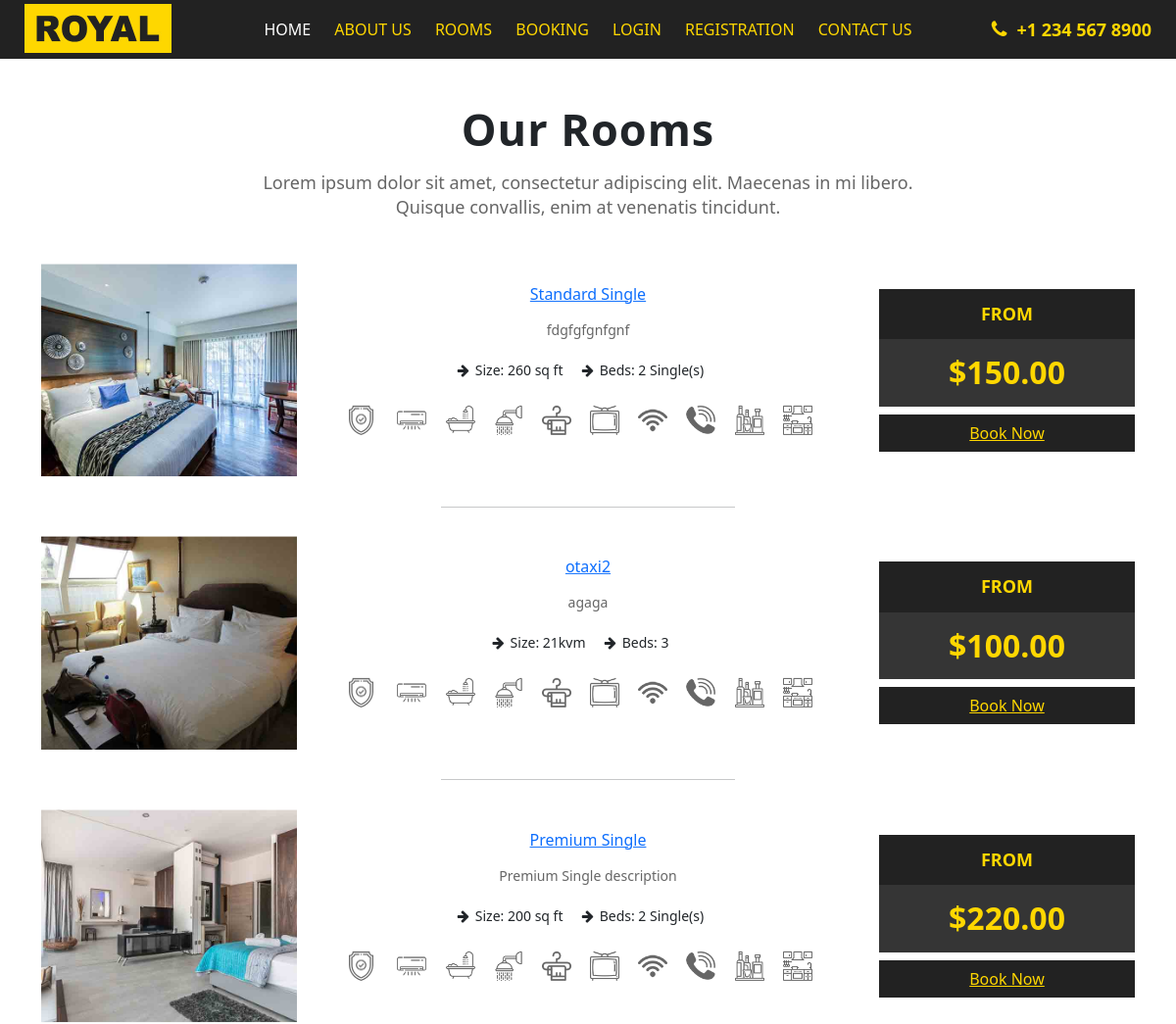
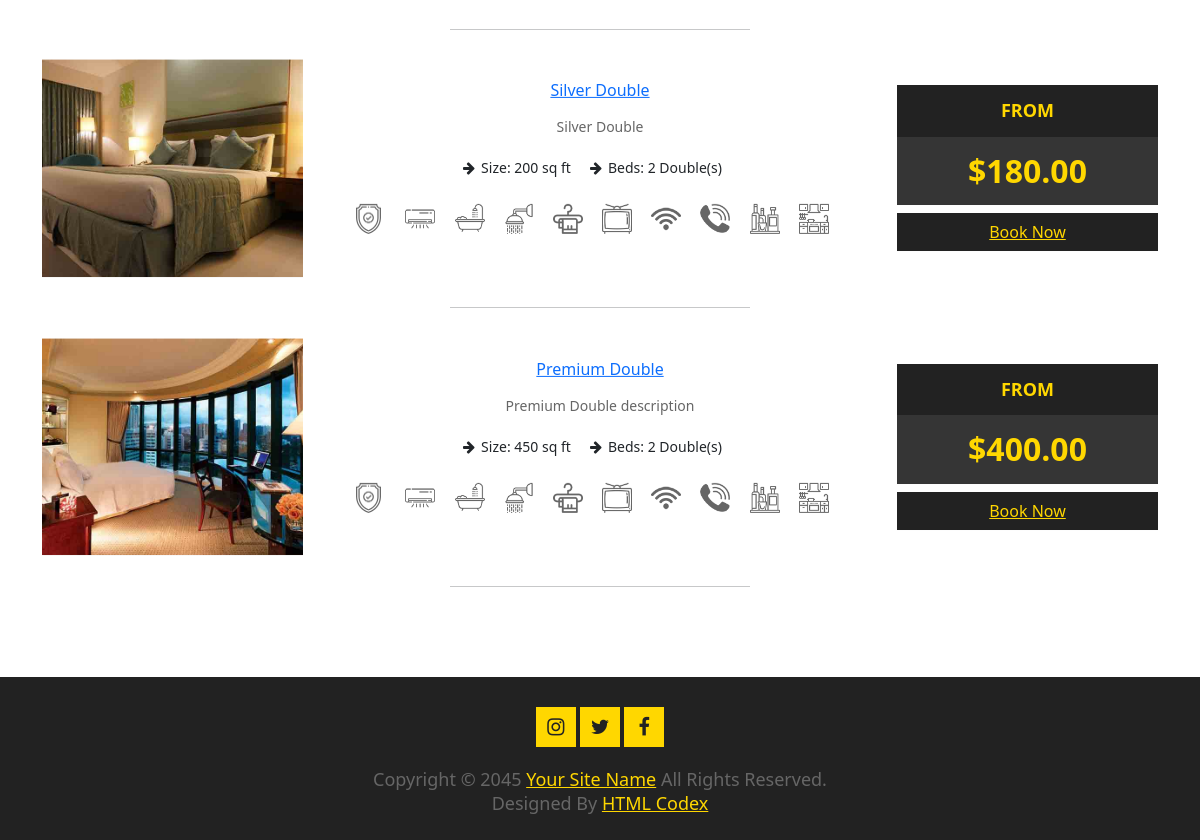
The page /room on the database its author committed (2 pictures, top to bottom).
### hotelapp/models.py (models this page shows, shortened)
class Room(models.Model):
    name = models.CharField(max_length=100)
    size = models.CharField(max_length=50)
    beds = models.CharField(max_length=50)
    description = models.TextField()
    room_img = models.CharField(max_length=30)
    price = models.DecimalField(max_digits=8, decimal_places=2)
    modal_name = models.CharField(max_length=50, blank=True, null=True)
    modal_description = models.TextField(blank=True, null=True)
    modal_images = models.ManyToManyField('RoomImage', related_name='rooms')

### hotelapp/views.py (the view)
# urls.py: path('room', views.room, name='room'),
def room(request):
    rooms = Room.objects.all()
    modal_images = []
    for room in rooms:
        images = room.modal_images.all()
        for image in images:
            modal_images.append(image.image.url)
    context = {
        'rooms': rooms,
        'modal_images': modal_images,
    }
    return render(request, 'room.html', context)

### templates/room.html (shortened to what this page needs)
{% extends 'base.html' %}
{% load static %}
{% block content %}
        <div id="rooms">
            <div class="container">
                <div class="section-header">
                    <h2>Our Rooms</h2>
                    <p>
                        Lorem ipsum dolor sit amet, consectetur adipiscing elit. Maecenas in mi libero. Quisque convallis, enim at venenatis tincidunt.
                    </p>
                </div>
                {% for room in rooms %}
                <div class="row">
                    <div class="col-md-12">
                        <div class="row">
                            <div class="col-md-3">
                                <div class="room-img">
                                    <div class="box12">
                                        <img src="static/website/img/room/{{ room.room_img }}">
                                    </div>
                                </div>
                            </div>
                            <div class="col-md-6">
                                <div class="room-des">
                                    <h3><a href="#" data-toggle="modal" data-target="#modal-{{ room.id }}">{{ room.name }}</a></h3>
                                    <p>{{ room.description }}</p>
                                    <ul class="room-size">
                                        <li><i class="fa fa-arrow-right"></i>Size: {{ room.size }} </li>
                                        <li><i class="fa fa-arrow-right"></i>Beds: {{ room.beds }} </li>
                                    </ul>
                                    <ul class="room-icon">
                                        <li class="icon-1"></li>
                                        <li class="icon-2"></li>
                                        <li class="icon-3"></li>
                                        <li class="icon-4"></li>
                                        <li class="icon-5"></li>
                                        <li class="icon-6"></li>
                                        <li class="icon-7"></li>
                                        <li class="icon-8"></li>
                                        <li class="icon-9"></li>
                                        <li class="icon-10"></li>
                                    </ul>
                                </div>
                            </div>
                            <div class="col-md-3">
                                <div class="room-rate">
                                    <h3>From</h3>
                                    <h1 style="font-size: 32px;">${{ room.price }}</h1>
                                    <a href="#">Book Now</a>
                                </div>
                            </div>
                        </div>
                        <hr>
                    </div>
                </div>
                {% endfor %}
            </div>
        </div>
{% endblock %}

### static/website/css/hover-style.css (style rules this page uses)
.box1,.box11,.box12,.box13,.box14,.box16,.box17,.box18,.box2,.box20,.box21,.box3,.box4,.box5,.box5 .icon li a,.box6,.box7,.box8 { overflow:hidden }
body { background-color:#f1f1f2 }
.box10,.box11,.box12,.box14,.box4,.box5,.box6,.box7,.box9 { box-shadow:0 0 3px rgba(0,0,0,.3) }
.box10 .icon li a,.box11,.box12,.box13,.box14,.box6 .icon li a,.box7,.box7 .icon li a,.box8,.box8 .icon li a { text-align:center }
.box12 { position:relative }
.box12 .box-content,.box12:after { position:absolute;transition:all .3s ease 0s }
.box12:after { content:"";width:65%;background:rgba(28,28,28,.8);padding-bottom:65%;opacity:0;top:50%;left:50%;transform:rotate(0) translate(-50%,-50%);transform-origin:0 0 0 }
.box12 img { width:100%;height:auto }

### static/website/css/style.css (style rules this page uses)
* { box-sizing: border-box; }
body { color: #666; font-family: 'Montserrat', sans-serif; font-weight: 400; background: #ffffff; }
a { color: #222222; transition: 0.5s; }
p { color: #666; font-size: 14px; line-height: 24px; padding: 0; margin: 0 0 15px 0; }
h1, h2, h3, h4, h5, h6 { margin: 0; padding: 0; color: #666; font-weight: 700; }
.section-header { position: relative; max-width: 700px; margin: 0 auto; text-align: center; margin-bottom: 45px; }
.section-header h2 { font-size: 45px; font-weight: 800; letter-spacing: 1px; margin-bottom: 15px; }
.section-header p { margin: 0; font-size: 18px; font-weight: 300; line-height: 25px; }
#rooms { position: relative; padding: 45px 0 60px 0; }
#rooms .room-img, #rooms .room-des, #rooms .room-rate { position: relative; top: 50%; -moz-transform: translateY(-50%); -webkit-transform: translateY(-50%); transform: translateY(-50%); }
#rooms .room-des { width: 100%; text-align: center; }
#rooms .room-img { overflow: hidden; }
#rooms .room-img img { transition: 0.3s; }
#rooms h3 { font-size: 16px; margin-bottom: 15px; }
#rooms .room-size { margin: 0 0 25px 0; padding: 0; }
#rooms .room-size li { display: inline-block; font-size: 14px; margin-right: 15px; list-style-type: none; }
#rooms .room-size li i { margin-right: 6px; }
#rooms .room-icon { margin: 0; padding: 0; position: relative; width: 100%; }
#rooms .room-icon li { list-style-type: none; display: inline-block; width: 30px; height: 30px; margin-right: 15px; margin-bottom: 15px; cursor: pointer; background-repeat: no-repeat; background-size: contain; transition: 0.5s; }
#rooms .room-icon li.icon-1 { background-image: url(../img/icon/shield.png); }
#rooms .room-icon li.icon-2 { background-image: url(../img/icon/air-conditioner.png); }
#rooms .room-icon li.icon-3 { background-image: url(../img/icon/bathtub.png); }
#rooms .room-icon li.icon-4 { background-image: url(../img/icon/shower.png); }
#rooms .room-icon li.icon-5 { background-image: url(../img/icon/towel.png); }
#rooms .room-icon li.icon-6 { background-image: url(../img/icon/television.png); }
#rooms .room-icon li.icon-7 { background-image: url(../img/icon/wifi.png); }
#rooms .room-icon li.icon-8 { background-image: url(../img/icon/call.png); }
#rooms .room-icon li.icon-9 { background-image: url(../img/icon/minibar.png); }
#rooms .room-icon li.icon-10 { background-image: url(../img/icon/kitchen.png); }
#rooms .room-rate { text-align: center; }
#rooms .room-rate h3 { color: #FFD700; font-size: 18px; font-weight: 600; padding: 15px 0; background: #222222; margin: 0; text-transform: uppercase; }
#rooms .room-rate h1 { color: #FFD700; font-size: 50px; font-weight: 900; padding: 15px 0; background: #353535; }
#rooms .room-rate a { display: block; padding: 7px 30px; color: #FFD700; background: #222222; }
#rooms hr { width: 300px; margin: 30px auto; text-align: center; }

### rows shown on the page
Room: room_img (picture), name "Standard Single", description "fdgfgfgnfgnf", size "260 sq ft", beds "2 Single(s)", price "150.00"
Room: room_img (picture), name "otaxi2", description "agaga", size "21kvm", beds "3", price "100.00"
Room: room_img (picture), name "Premium Single", description "Premium Single description", size "200 sq ft", beds "2 Single(s)", price "220.00"
Room: room_img (picture), name "Silver Double", description "Silver Double", size "200 sq ft", beds "2 Double(s)", price "180.00"
Room: room_img (picture), name "Premium Double", description "Premium Double description", size "450 sq ft", beds "2 Double(s)", price "400.00"
